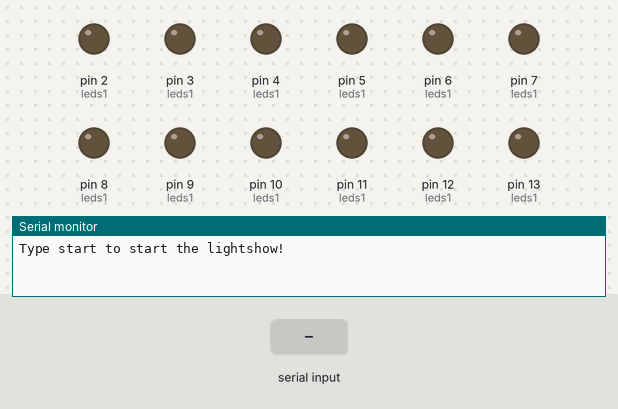
Recording of a sketch running on a simulated Arduino Uno, built with avr-gcc and run on an emulated ATmega328P. Shown: output pins drawn as LEDs (lit = HIGH), the last lines printed to the serial monitor. Inputs (shaded band) come from the test bench.

Above: at 1.2 s.
1.3 s: "start" received over Serial
At 6.01 s:
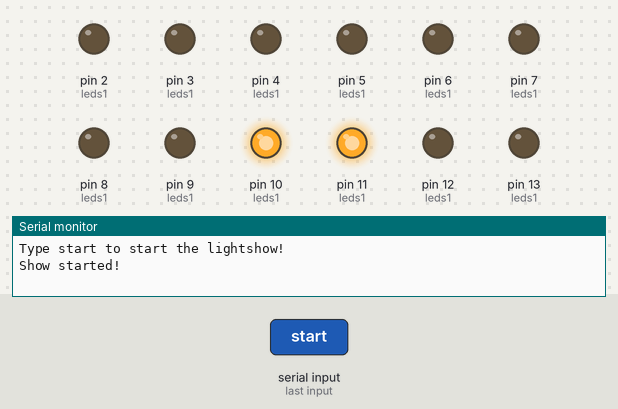
At 11.61 s:
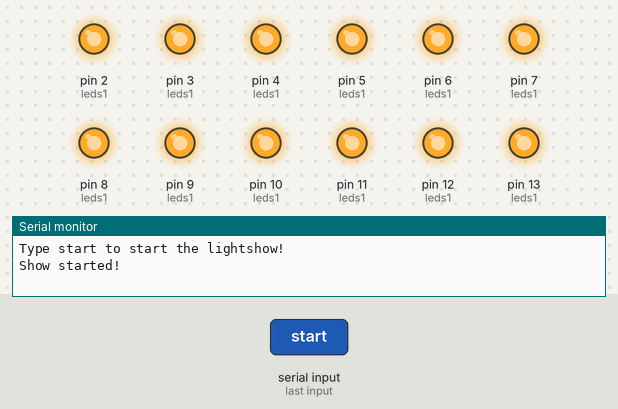
Timing chart, 0 to 19.3 s (numbered marks = the images above; inputs shaded):
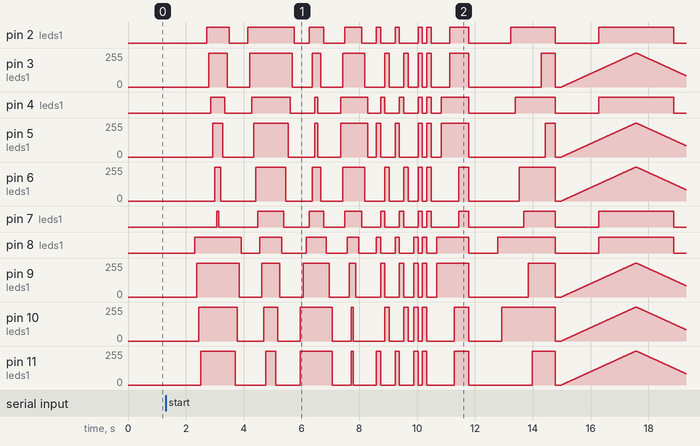

The sketch:

lightshow.ino
```cpp
enum LEDS {red1=8, yellow1=9, green1=10, red2=11, yellow2=12, green2=13, red3=2, green3=3, yellow3=4, red4=5, green4=6, yellow4=7}; // leds=pins
int leds1[] = {red1, yellow1, green1, red2, yellow2, green2, red3, green3, yellow3, red4, green4, yellow4};         // table of led enum first order
int leds2[] = {red3, green3, yellow3, red4, green4, yellow4, red1, yellow1, green1, red2, yellow2, green2};         // table of led enum second order
int leds3[] = {green1, yellow1, red1, yellow4, green4, red4};  // table of led enum third and fourth order
int leds4[] = {red2, yellow2, green2, red3, green3, yellow3};  // table of led enum third andfourth order
int alternate[] = {red1, green1, yellow2, red3, yellow3, green4, yellow4, yellow1, red2, green2, green3, red4}; // table of alternation order

int rows[4][6] = { {red1, yellow1, green1, red2, yellow2, green2} , {red3, yellow3, green3, red4, yellow4, green4}, {red1, yellow1, green1, red2, yellow2, green2} , {red3, yellow3, green3, red4, yellow4, green4} }; // table of rows (row1, row2, row1, row2)

int colors[3][4] = { {red1, red2, red3, red4} , {yellow1, yellow2, yellow3, yellow4} , {green1, green2, green3, green4} }; // table of colors order

int parity[6][2] = { {red1, yellow1} , {red4, yellow3} , {yellow2, green2} , {red3, green3} , {red2, green1} , {green4, yellow4} }; // table of parity order


void setup() {

  for (int i=0; i<12; i++) {
    pinMode(leds1[i], OUTPUT);
  }
  Serial.begin(9600);
  Serial.println("Type start to start the lightshow!");
}

void loop() {
  int count = 0;
  if (Serial.readString() == "start") {
    Serial.println("Show started!");
  //round 1

  // first order
    for (int i=0; i<12; i++) {
      digitalWrite(leds1[i], HIGH);
      delay(70);
    }
    for (int i=11; i>=0; i--) {
      digitalWrite(leds1[i], LOW);
      delay(70);
    }
    delay(150);

  // second order
    for (int i=0; i<12; i++) {
      digitalWrite(leds2[i], HIGH);
      delay(70);
    }
    for (int i=11; i>=0; i--) {
      digitalWrite(leds2[i], LOW);
      delay(70);
    }
    delay(150);

  //third order
    for (int i=0; i<6; i++) {
      digitalWrite(leds3[i], HIGH);
      digitalWrite(leds4[i], HIGH);
      delay(100);
    }
    for (int i=5; i>=0; i--) {
      digitalWrite(leds3[i], LOW);
      digitalWrite(leds4[i], LOW);
      delay(100);
    }
    delay(200);

  // fourth order
    for (int i=5; i>=0; i--) {
      digitalWrite(leds3[i], HIGH);
      digitalWrite(leds4[i], HIGH);
      delay(70);
    }
    for (int i=0; i<6; i++) {
      digitalWrite(leds3[i], LOW);
      digitalWrite(leds4[i], LOW);
      delay(100);
    }
    delay(200);

  // color order
    while (count != 2) {
      for (int i=0; i<3; i++) {
        for (int j=0; j<4; j++) {
          digitalWrite(colors[i][j], HIGH);
        }
        delay(150);

        for (int j=0; j<4; j++) {
          digitalWrite(colors[i][j], LOW);
        }
      }
      delay(200);
      count ++;
    }

  // row order
    for (int i=0; i<4; i++) {
      for (int j=0; j<6; j++) {
        digitalWrite(rows[i][j], HIGH);
      }
      delay(150);

      for (int j=0; j<6; j++) {
        digitalWrite(rows[i][j], LOW);
      }
    }
    delay(200);

  // parity order
    for (int i=0; i<6; i++) {
      for (int j=0; j<2; j++) {
        digitalWrite(parity[i][j], HIGH);
      }
      delay(150);
    }
    delay(200);


  // stop all
    for (int i=0; i<12; i++) {
      digitalWrite(leds1[i], LOW);
    }
    delay(1000);

  // alternation order
    for (int i=0; i<12; i++) {
      digitalWrite(alternate[i],HIGH);
      delay(150);
    }
    delay(200);

    for (int i=11; i>=0; i--) {
      digitalWrite(alternate[i],LOW);
    }
    delay(200);

  // Breathe IN (0 → 255)
    for (int b = 0; b <= 255; b++) {
      for (int i = 0; i < 3; i++) {
        for (int j = 0; j < 4; j++) {
          analogWrite(colors[i][j], b);
        }
      }
      delay(10);  // ← Inside brightness loop, outside LED loops
    }

  // Breathe OUT (255 → 0)
    for (int b = 255; b >= 0; b--) {
      for (int i = 2; i >= 0; i--) {
        for (int j = 3; j >= 0; j--) {
          analogWrite(colors[i][j], b);
        }
      }
      delay(10);
    }
    delay(200);
  Serial.println("Show stopped!");
  }
}
```

Measured:
- after the input at 1.3 s, pin 2 (leds1): LOW → HIGH after 1.4 s, → LOW 0.77 s later, → HIGH 0.64 s later, → LOW 1.6 s later, … (22 changes in this stretch); pin 3 (leds1): 0/255 → 255/255 after 1.5 s, → 0/255 0.63 s later, → 255/255 0.78 s later, → 0/255 1.5 s later, … (445 changes in this stretch)
